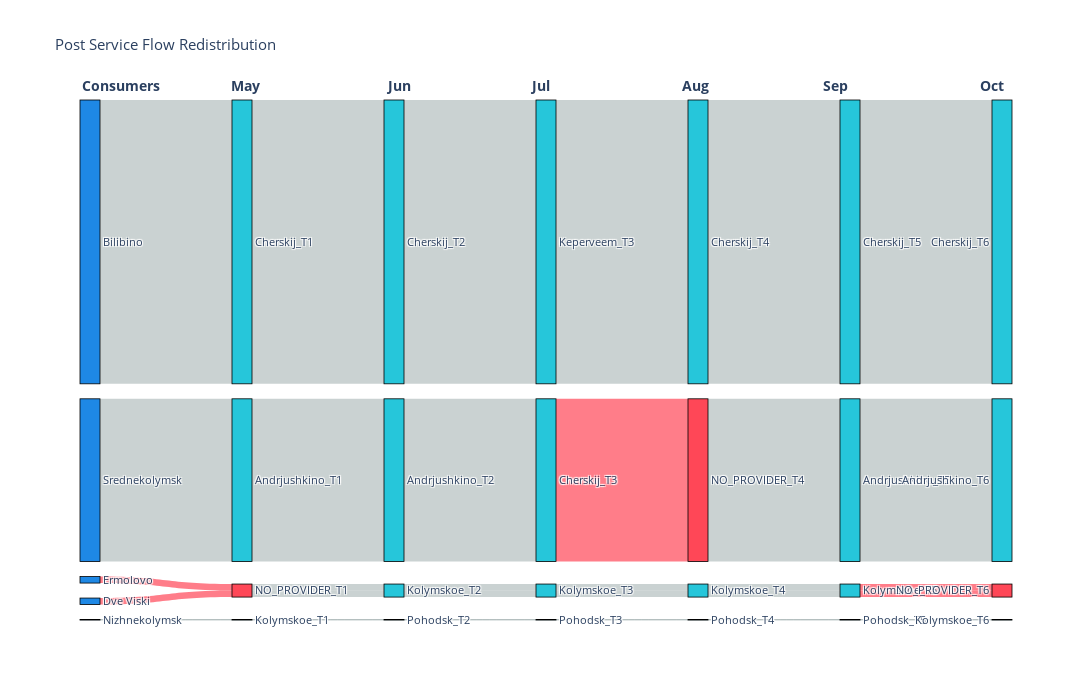
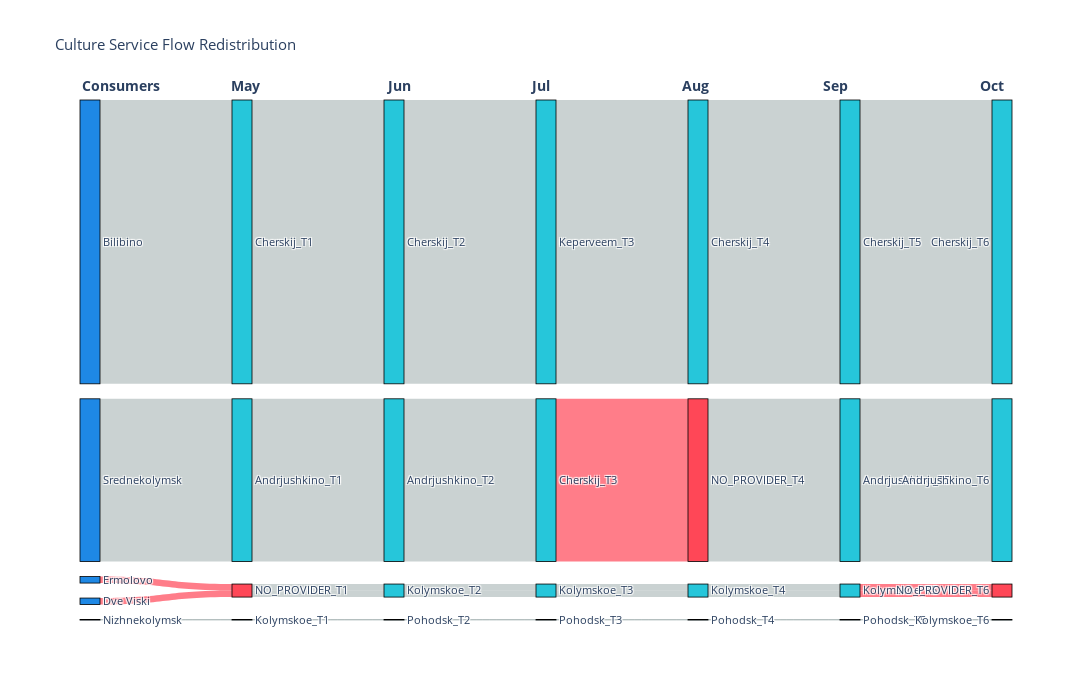
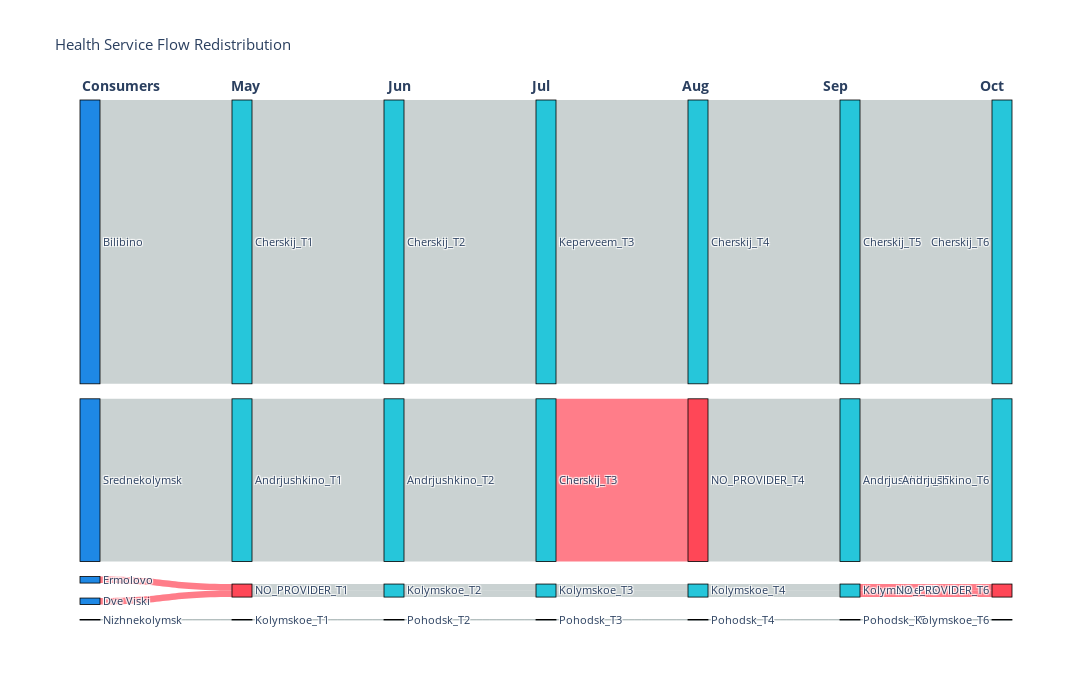
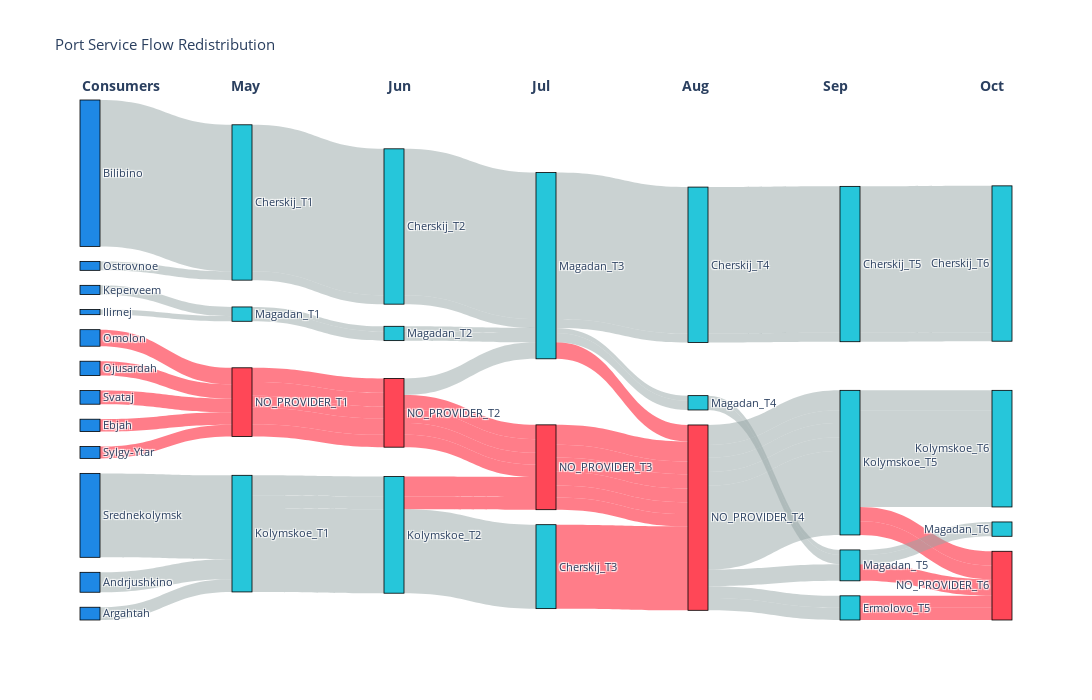

Notebook cell for these charts, in order:
### Code cell
from scripts.plotter.plotter_flow_sankey import create_clean_sankey

# Usage:
# Usage example:
for service in service_list:
    # try:
    month_start = 4
    end_month = 10
    graphs = all_results[SETTL_NAME][service]["stats"].graphs[month_start:end_month]
    fig = create_clean_sankey(graphs, service_name=service, month_start=month_start)
    # except Exception as ex:
    # print(ex)

fig.show()

### Figure 1 — Plotly figure (JSON) as saved in the notebook; plotly's stock layout.template omitted (floating-point values rounded to 4 significant figures)
{"data": [{"link": {"color": ["rgba(149, 165, 166, 0.5)", "rgba(149, 165, 166, 0.5)", "rgba(149, 165, 166, 0.5)", "rgba(255, 71, 87, 0.7)", "rgba(255, 71, 87, 0.7)", "rgba(149, 165, 166, 0.5)", "rgba(149, 165, 166, 0.5)", "rgba(149, 165, 166, 0.5)", "rgba(149, 165, 166, 0.5)", "rgba(149, 165, 166, 0.5)", "rgba(149, 165, 166, 0.5)", "rgba(149, 165, 166, 0.5)", "rgba(149, 165, 166, 0.5)", "rgba(149, 165, 166, 0.5)", "rgba(149, 165, 166, 0.5)", "rgba(149, 165, 166, 0.5)", "rgba(255, 71, 87, 0.7)", "rgba(149, 165, 166, 0.5)", "rgba(149, 165, 166, 0.5)", "rgba(149, 165, 166, 0.5)", "rgba(149, 165, 166, 0.5)", "rgba(149, 165, 166, 0.5)", "rgba(149, 165, 166, 0.5)", "rgba(149, 165, 166, 0.5)", "rgba(149, 165, 166, 0.5)", "rgba(149, 165, 166, 0.5)", "rgba(149, 165, 166, 0.5)", "rgba(255, 71, 87, 0.7)", "rgba(255, 71, 87, 0.7)", "rgba(149, 165, 166, 0.5)"], "source": [0, 1, 4, 2, 3, 5, 6, 7, 7, 8, 9, 10, 11, 11, 12, 13, 14, 15, 15, 16, 17, 18, 19, 19, 20, 21, 22, 23, 23, 24], "target": [5, 6, 8, 7, 7, 9, 10, 11, 11, 12, 13, 14, 15, 15, 16, 17, 18, 19, 19, 20, 21, 22, 23, 23, 24, 25, 26, 27, 27, 28], "value": [654, 375, 1, 15, 15, 654, 375, 15, 15, 1, 654, 375, 15, 15, 1, 654, 375, 15, 15, 1, 654, 375, 15, 15, 1, 654, 375, 15, 15, 1]}, "node": {"color": ["#1E88E5", "#1E88E5", "#1E88E5", "#1E88E5", "#1E88E5", "#26C6DA", "#26C6DA", "#FF4757", "#26C6DA", "#26C6DA", "#26C6DA", "#26C6DA", "#26C6DA", "#26C6DA", "#26C6DA", "#26C6DA", "#26C6DA", "#26C6DA", "#FF4757", "#26C6DA", "#26C6DA", "#26C6DA", "#26C6DA", "#26C6DA", "#26C6DA", "#26C6DA", "#26C6DA", "#FF4757", "#26C6DA"], "label": ["Bilibino", "Srednekolymsk", "Ermolovo", "Dve Viski", "Nizhnekolymsk", "Cherskij_T1", "Andrjushkino_T1", "NO_PROVIDER_T1", "Kolymskoe_T1", "Cherskij_T2", "Andrjushkino_T2", "Kolymskoe_T2", "Pohodsk_T2", "Keperveem_T3", "Cherskij_T3", "Kolymskoe_T3", "Pohodsk_T3", "Cherskij_T4", "NO_PROVIDER_T4", "Kolymskoe_T4", "Pohodsk_T4", "Cherskij_T5", "Andrjushkino_T5", "Kolymskoe_T5", "Pohodsk_T5", "Cherskij_T6", "Andrjushkino_T6", "NO_PROVIDER_T6", "Kolymskoe_T6"], "line": {"color": "black", "width": 0.8}, "pad": 15, "thickness": 20}, "type": "sankey"}], "layout": {"annotations": [{"font": {"size": 14}, "showarrow": false, "text": "<b>Consumers</b>", "x": 0, "xref": "paper", "y": 1.05, "yref": "paper"}, {"font": {"size": 14}, "showarrow": false, "text": "<b>May</b>", "x": 0.16, "xref": "paper", "y": 1.05, "yref": "paper"}, {"font": {"size": 14}, "showarrow": false, "text": "<b>Jun</b>", "x": 0.3267, "xref": "paper", "y": 1.05, "yref": "paper"}, {"font": {"size": 14}, "showarrow": false, "text": "<b>Jul</b>", "x": 0.4933, "xref": "paper", "y": 1.05, "yref": "paper"}, {"font": {"size": 14}, "showarrow": false, "text": "<b>Aug</b>", "x": 0.66, "xref": "paper", "y": 1.05, "yref": "paper"}, {"font": {"size": 14}, "showarrow": false, "text": "<b>Sep</b>", "x": 0.8267, "xref": "paper", "y": 1.05, "yref": "paper"}, {"font": {"size": 14}, "showarrow": false, "text": "<b>Oct</b>", "x": 0.9933, "xref": "paper", "y": 1.05, "yref": "paper"}], "font": {"size": 11}, "height": 700, "title": {"text": "Post Service Flow Redistribution"}, "width": 1400}}

### Figure 2 — Plotly figure (JSON) as saved in the notebook; plotly's stock layout.template omitted (floating-point values rounded to 4 significant figures)
{"data": [{"link": {"color": ["rgba(149, 165, 166, 0.5)", "rgba(149, 165, 166, 0.5)", "rgba(149, 165, 166, 0.5)", "rgba(255, 71, 87, 0.7)", "rgba(255, 71, 87, 0.7)", "rgba(149, 165, 166, 0.5)", "rgba(149, 165, 166, 0.5)", "rgba(149, 165, 166, 0.5)", "rgba(149, 165, 166, 0.5)", "rgba(149, 165, 166, 0.5)", "rgba(149, 165, 166, 0.5)", "rgba(149, 165, 166, 0.5)", "rgba(149, 165, 166, 0.5)", "rgba(149, 165, 166, 0.5)", "rgba(149, 165, 166, 0.5)", "rgba(149, 165, 166, 0.5)", "rgba(255, 71, 87, 0.7)", "rgba(149, 165, 166, 0.5)", "rgba(149, 165, 166, 0.5)", "rgba(149, 165, 166, 0.5)", "rgba(149, 165, 166, 0.5)", "rgba(149, 165, 166, 0.5)", "rgba(149, 165, 166, 0.5)", "rgba(149, 165, 166, 0.5)", "rgba(149, 165, 166, 0.5)", "rgba(149, 165, 166, 0.5)", "rgba(149, 165, 166, 0.5)", "rgba(255, 71, 87, 0.7)", "rgba(255, 71, 87, 0.7)", "rgba(149, 165, 166, 0.5)"], "source": [0, 1, 4, 2, 3, 5, 6, 7, 7, 8, 9, 10, 11, 11, 12, 13, 14, 15, 15, 16, 17, 18, 19, 19, 20, 21, 22, 23, 23, 24], "target": [5, 6, 8, 7, 7, 9, 10, 11, 11, 12, 13, 14, 15, 15, 16, 17, 18, 19, 19, 20, 21, 22, 23, 23, 24, 25, 26, 27, 27, 28], "value": [654, 375, 1, 15, 15, 654, 375, 15, 15, 1, 654, 375, 15, 15, 1, 654, 375, 15, 15, 1, 654, 375, 15, 15, 1, 654, 375, 15, 15, 1]}, "node": {"color": ["#1E88E5", "#1E88E5", "#1E88E5", "#1E88E5", "#1E88E5", "#26C6DA", "#26C6DA", "#FF4757", "#26C6DA", "#26C6DA", "#26C6DA", "#26C6DA", "#26C6DA", "#26C6DA", "#26C6DA", "#26C6DA", "#26C6DA", "#26C6DA", "#FF4757", "#26C6DA", "#26C6DA", "#26C6DA", "#26C6DA", "#26C6DA", "#26C6DA", "#26C6DA", "#26C6DA", "#FF4757", "#26C6DA"], "label": ["Bilibino", "Srednekolymsk", "Ermolovo", "Dve Viski", "Nizhnekolymsk", "Cherskij_T1", "Andrjushkino_T1", "NO_PROVIDER_T1", "Kolymskoe_T1", "Cherskij_T2", "Andrjushkino_T2", "Kolymskoe_T2", "Pohodsk_T2", "Keperveem_T3", "Cherskij_T3", "Kolymskoe_T3", "Pohodsk_T3", "Cherskij_T4", "NO_PROVIDER_T4", "Kolymskoe_T4", "Pohodsk_T4", "Cherskij_T5", "Andrjushkino_T5", "Kolymskoe_T5", "Pohodsk_T5", "Cherskij_T6", "Andrjushkino_T6", "NO_PROVIDER_T6", "Kolymskoe_T6"], "line": {"color": "black", "width": 0.8}, "pad": 15, "thickness": 20}, "type": "sankey"}], "layout": {"annotations": [{"font": {"size": 14}, "showarrow": false, "text": "<b>Consumers</b>", "x": 0, "xref": "paper", "y": 1.05, "yref": "paper"}, {"font": {"size": 14}, "showarrow": false, "text": "<b>May</b>", "x": 0.16, "xref": "paper", "y": 1.05, "yref": "paper"}, {"font": {"size": 14}, "showarrow": false, "text": "<b>Jun</b>", "x": 0.3267, "xref": "paper", "y": 1.05, "yref": "paper"}, {"font": {"size": 14}, "showarrow": false, "text": "<b>Jul</b>", "x": 0.4933, "xref": "paper", "y": 1.05, "yref": "paper"}, {"font": {"size": 14}, "showarrow": false, "text": "<b>Aug</b>", "x": 0.66, "xref": "paper", "y": 1.05, "yref": "paper"}, {"font": {"size": 14}, "showarrow": false, "text": "<b>Sep</b>", "x": 0.8267, "xref": "paper", "y": 1.05, "yref": "paper"}, {"font": {"size": 14}, "showarrow": false, "text": "<b>Oct</b>", "x": 0.9933, "xref": "paper", "y": 1.05, "yref": "paper"}], "font": {"size": 11}, "height": 700, "title": {"text": "Culture Service Flow Redistribution"}, "width": 1400}}

### Figure 3 — Plotly figure (JSON) as saved in the notebook; plotly's stock layout.template omitted (floating-point values rounded to 4 significant figures)
{"data": [{"link": {"color": ["rgba(149, 165, 166, 0.5)", "rgba(149, 165, 166, 0.5)", "rgba(149, 165, 166, 0.5)", "rgba(255, 71, 87, 0.7)", "rgba(255, 71, 87, 0.7)", "rgba(149, 165, 166, 0.5)", "rgba(149, 165, 166, 0.5)", "rgba(149, 165, 166, 0.5)", "rgba(149, 165, 166, 0.5)", "rgba(149, 165, 166, 0.5)", "rgba(149, 165, 166, 0.5)", "rgba(149, 165, 166, 0.5)", "rgba(149, 165, 166, 0.5)", "rgba(149, 165, 166, 0.5)", "rgba(149, 165, 166, 0.5)", "rgba(149, 165, 166, 0.5)", "rgba(255, 71, 87, 0.7)", "rgba(149, 165, 166, 0.5)", "rgba(149, 165, 166, 0.5)", "rgba(149, 165, 166, 0.5)", "rgba(149, 165, 166, 0.5)", "rgba(149, 165, 166, 0.5)", "rgba(149, 165, 166, 0.5)", "rgba(149, 165, 166, 0.5)", "rgba(149, 165, 166, 0.5)", "rgba(149, 165, 166, 0.5)", "rgba(149, 165, 166, 0.5)", "rgba(255, 71, 87, 0.7)", "rgba(255, 71, 87, 0.7)", "rgba(149, 165, 166, 0.5)"], "source": [0, 1, 4, 2, 3, 5, 6, 7, 7, 8, 9, 10, 11, 11, 12, 13, 14, 15, 15, 16, 17, 18, 19, 19, 20, 21, 22, 23, 23, 24], "target": [5, 6, 8, 7, 7, 9, 10, 11, 11, 12, 13, 14, 15, 15, 16, 17, 18, 19, 19, 20, 21, 22, 23, 23, 24, 25, 26, 27, 27, 28], "value": [654, 375, 1, 15, 15, 654, 375, 15, 15, 1, 654, 375, 15, 15, 1, 654, 375, 15, 15, 1, 654, 375, 15, 15, 1, 654, 375, 15, 15, 1]}, "node": {"color": ["#1E88E5", "#1E88E5", "#1E88E5", "#1E88E5", "#1E88E5", "#26C6DA", "#26C6DA", "#FF4757", "#26C6DA", "#26C6DA", "#26C6DA", "#26C6DA", "#26C6DA", "#26C6DA", "#26C6DA", "#26C6DA", "#26C6DA", "#26C6DA", "#FF4757", "#26C6DA", "#26C6DA", "#26C6DA", "#26C6DA", "#26C6DA", "#26C6DA", "#26C6DA", "#26C6DA", "#FF4757", "#26C6DA"], "label": ["Bilibino", "Srednekolymsk", "Ermolovo", "Dve Viski", "Nizhnekolymsk", "Cherskij_T1", "Andrjushkino_T1", "NO_PROVIDER_T1", "Kolymskoe_T1", "Cherskij_T2", "Andrjushkino_T2", "Kolymskoe_T2", "Pohodsk_T2", "Keperveem_T3", "Cherskij_T3", "Kolymskoe_T3", "Pohodsk_T3", "Cherskij_T4", "NO_PROVIDER_T4", "Kolymskoe_T4", "Pohodsk_T4", "Cherskij_T5", "Andrjushkino_T5", "Kolymskoe_T5", "Pohodsk_T5", "Cherskij_T6", "Andrjushkino_T6", "NO_PROVIDER_T6", "Kolymskoe_T6"], "line": {"color": "black", "width": 0.8}, "pad": 15, "thickness": 20}, "type": "sankey"}], "layout": {"annotations": [{"font": {"size": 14}, "showarrow": false, "text": "<b>Consumers</b>", "x": 0, "xref": "paper", "y": 1.05, "yref": "paper"}, {"font": {"size": 14}, "showarrow": false, "text": "<b>May</b>", "x": 0.16, "xref": "paper", "y": 1.05, "yref": "paper"}, {"font": {"size": 14}, "showarrow": false, "text": "<b>Jun</b>", "x": 0.3267, "xref": "paper", "y": 1.05, "yref": "paper"}, {"font": {"size": 14}, "showarrow": false, "text": "<b>Jul</b>", "x": 0.4933, "xref": "paper", "y": 1.05, "yref": "paper"}, {"font": {"size": 14}, "showarrow": false, "text": "<b>Aug</b>", "x": 0.66, "xref": "paper", "y": 1.05, "yref": "paper"}, {"font": {"size": 14}, "showarrow": false, "text": "<b>Sep</b>", "x": 0.8267, "xref": "paper", "y": 1.05, "yref": "paper"}, {"font": {"size": 14}, "showarrow": false, "text": "<b>Oct</b>", "x": 0.9933, "xref": "paper", "y": 1.05, "yref": "paper"}], "font": {"size": 11}, "height": 700, "title": {"text": "Health Service Flow Redistribution"}, "width": 1400}}

### Figure 4 — Plotly figure (JSON) as saved in the notebook; plotly's stock layout.template omitted (floating-point values rounded to 4 significant figures)
{"data": [{"link": {"color": ["rgba(149, 165, 166, 0.5)", "rgba(149, 165, 166, 0.5)", "rgba(149, 165, 166, 0.5)", "rgba(149, 165, 166, 0.5)", "rgba(149, 165, 166, 0.5)", "rgba(149, 165, 166, 0.5)", "rgba(149, 165, 166, 0.5)", "rgba(255, 71, 87, 0.7)", "rgba(255, 71, 87, 0.7)", "rgba(255, 71, 87, 0.7)", "rgba(255, 71, 87, 0.7)", "rgba(255, 71, 87, 0.7)", "rgba(149, 165, 166, 0.5)", "rgba(149, 165, 166, 0.5)", "rgba(149, 165, 166, 0.5)", "rgba(255, 71, 87, 0.7)", "rgba(255, 71, 87, 0.7)", "rgba(149, 165, 166, 0.5)", "rgba(255, 71, 87, 0.7)", "rgba(149, 165, 166, 0.5)", "rgba(255, 71, 87, 0.7)", "rgba(149, 165, 166, 0.5)", "rgba(255, 71, 87, 0.7)", "rgba(149, 165, 166, 0.5)", "rgba(255, 71, 87, 0.7)", "rgba(255, 71, 87, 0.7)", "rgba(149, 165, 166, 0.5)", "rgba(255, 71, 87, 0.7)", "rgba(255, 71, 87, 0.7)", "rgba(149, 165, 166, 0.5)", "rgba(255, 71, 87, 0.7)", "rgba(149, 165, 166, 0.5)", "rgba(149, 165, 166, 0.5)", "rgba(149, 165, 166, 0.5)", "rgba(255, 71, 87, 0.7)", "rgba(149, 165, 166, 0.5)", "rgba(255, 71, 87, 0.7)", "rgba(255, 71, 87, 0.7)", "rgba(149, 165, 166, 0.5)", "rgba(255, 71, 87, 0.7)", "rgba(255, 71, 87, 0.7)", "rgba(255, 71, 87, 0.7)", "rgba(255, 71, 87, 0.7)", "rgba(149, 165, 166, 0.5)", "rgba(255, 71, 87, 0.7)", "rgba(149, 165, 166, 0.5)", "rgba(255, 71, 87, 0.7)", "rgba(149, 165, 166, 0.5)", "rgba(149, 165, 166, 0.5)", "rgba(149, 165, 166, 0.5)", "rgba(149, 165, 166, 0.5)", "rgba(149, 165, 166, 0.5)", "rgba(149, 165, 166, 0.5)", "rgba(149, 165, 166, 0.5)", "rgba(149, 165, 166, 0.5)", "rgba(149, 165, 166, 0.5)", "rgba(149, 165, 166, 0.5)", "rgba(149, 165, 166, 0.5)", "rgba(149, 165, 166, 0.5)", "rgba(149, 165, 166, 0.5)", "rgba(149, 165, 166, 0.5)", "rgba(149, 165, 166, 0.5)", "rgba(149, 165, 166, 0.5)", "rgba(255, 71, 87, 0.7)", "rgba(255, 71, 87, 0.7)", "rgba(149, 165, 166, 0.5)", "rgba(255, 71, 87, 0.7)", "rgba(149, 165, 166, 0.5)", "rgba(255, 71, 87, 0.7)", "rgba(149, 165, 166, 0.5)", "rgba(255, 71, 87, 0.7)", "rgba(149, 165, 166, 0.5)"], "source": [2, 6, 0, 1, 11, 10, 9, 4, 5, 8, 3, 7, 13, 13, 12, 14, 14, 13, 14, 15, 14, 12, 14, 15, 17, 17, 16, 18, 18, 17, 18, 19, 18, 16, 18, 19, 21, 21, 20, 21, 21, 22, 21, 20, 20, 20, 21, 20, 23, 23, 24, 23, 23, 23, 23, 25, 23, 24, 23, 25, 27, 27, 26, 27, 27, 27, 29, 28, 28, 26, 29, 28], "target": [13, 13, 12, 13, 15, 12, 15, 14, 14, 14, 14, 14, 17, 17, 16, 18, 18, 17, 18, 19, 18, 16, 18, 19, 21, 21, 20, 21, 21, 22, 21, 20, 20, 20, 21, 20, 23, 23, 24, 23, 23, 23, 23, 25, 23, 24, 23, 25, 27, 27, 26, 27, 27, 27, 29, 28, 28, 26, 29, 28, 31, 31, 30, 32, 32, 31, 32, 33, 32, 30, 32, 33], "value": [89, 57, 654, 375, 23, 40, 41, 64, 61, 53, 74, 55, 89, 57, 654, 64, 61, 375, 53, 23, 74, 40, 55, 41, 89, 57, 654, 64, 61, 375, 53, 23, 74, 40, 55, 41, 89, 57, 654, 64, 61, 375, 53, 23, 74, 40, 55, 41, 89, 57, 654, 64, 61, 375, 53, 23, 74, 40, 55, 41, 89, 57, 654, 64, 61, 375, 53, 23, 74, 40, 55, 41]}, "node": {"color": ["#1E88E5", "#1E88E5", "#1E88E5", "#1E88E5", "#1E88E5", "#1E88E5", "#1E88E5", "#1E88E5", "#1E88E5", "#1E88E5", "#1E88E5", "#1E88E5", "#26C6DA", "#26C6DA", "#FF4757", "#26C6DA", "#26C6DA", "#26C6DA", "#FF4757", "#26C6DA", "#26C6DA", "#FF4757", "#26C6DA", "#FF4757", "#26C6DA", "#26C6DA", "#26C6DA", "#26C6DA", "#26C6DA", "#26C6DA", "#26C6DA", "#26C6DA", "#FF4757", "#26C6DA"], "label": ["Bilibino", "Srednekolymsk", "Andrjushkino", "Omolon", "Ojusardah", "Svataj", "Argahtah", "Ebjah", "Sylgy-Ytar", "Keperveem", "Ostrovnoe", "Ilirnej", "Cherskij_T1", "Kolymskoe_T1", "NO_PROVIDER_T1", "Magadan_T1", "Cherskij_T2", "Kolymskoe_T2", "NO_PROVIDER_T2", "Magadan_T2", "Magadan_T3", "NO_PROVIDER_T3", "Cherskij_T3", "NO_PROVIDER_T4", "Cherskij_T4", "Magadan_T4", "Cherskij_T5", "Kolymskoe_T5", "Magadan_T5", "Ermolovo_T5", "Cherskij_T6", "Kolymskoe_T6", "NO_PROVIDER_T6", "Magadan_T6"], "line": {"color": "black", "width": 0.8}, "pad": 15, "thickness": 20}, "type": "sankey"}], "layout": {"annotations": [{"font": {"size": 14}, "showarrow": false, "text": "<b>Consumers</b>", "x": 0, "xref": "paper", "y": 1.05, "yref": "paper"}, {"font": {"size": 14}, "showarrow": false, "text": "<b>May</b>", "x": 0.16, "xref": "paper", "y": 1.05, "yref": "paper"}, {"font": {"size": 14}, "showarrow": false, "text": "<b>Jun</b>", "x": 0.3267, "xref": "paper", "y": 1.05, "yref": "paper"}, {"font": {"size": 14}, "showarrow": false, "text": "<b>Jul</b>", "x": 0.4933, "xref": "paper", "y": 1.05, "yref": "paper"}, {"font": {"size": 14}, "showarrow": false, "text": "<b>Aug</b>", "x": 0.66, "xref": "paper", "y": 1.05, "yref": "paper"}, {"font": {"size": 14}, "showarrow": false, "text": "<b>Sep</b>", "x": 0.8267, "xref": "paper", "y": 1.05, "yref": "paper"}, {"font": {"size": 14}, "showarrow": false, "text": "<b>Oct</b>", "x": 0.9933, "xref": "paper", "y": 1.05, "yref": "paper"}], "font": {"size": 11}, "height": 700, "title": {"text": "Port Service Flow Redistribution"}, "width": 1400}}
